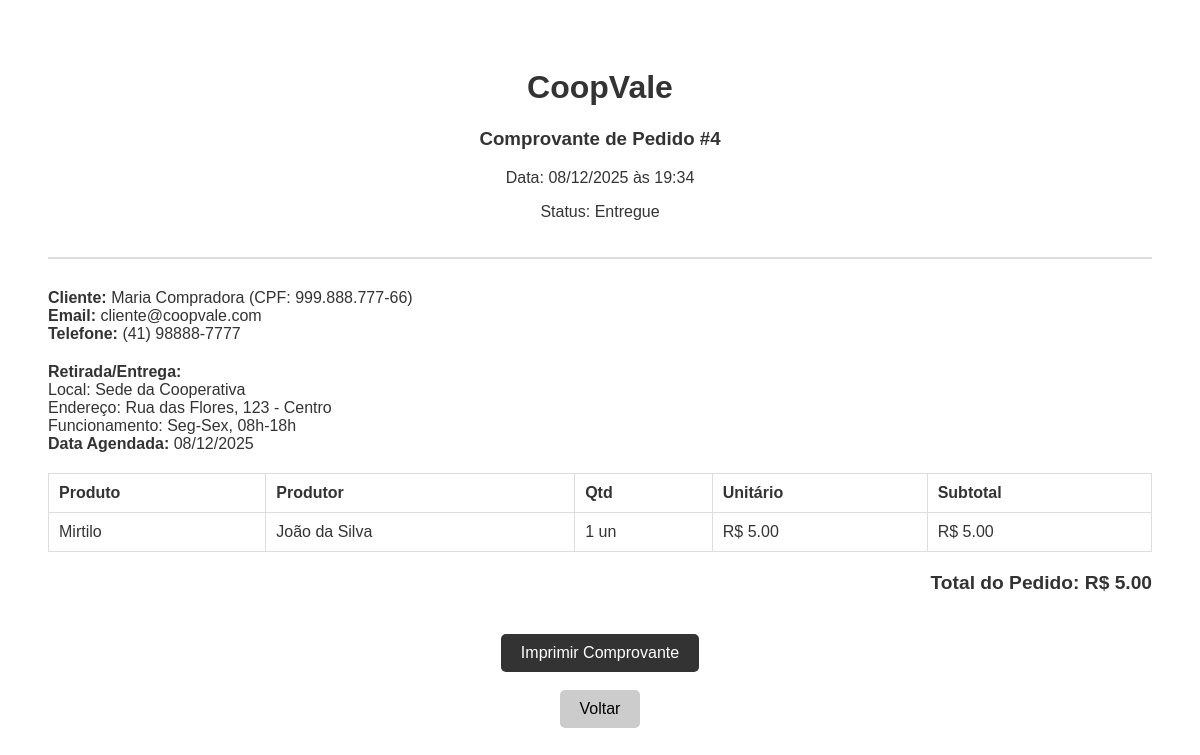
The page /pedidos/comprovante/4 (signed in) on the database its author committed.
### app/models/models.py (models this page shows, shortened)
class Pedido(db.Model):
    id = db.Column(db.Integer, primary_key=True)
    cliente_id = db.Column(db.Integer, db.ForeignKey(
        'cliente.id'), nullable=False)
    data = db.Column(db.DateTime, default=datetime.utcnow)
    status = db.Column(db.String(20), default='Aguardando')
    forma_pagamento = db.Column(db.String(50))
    total = db.Column(db.Float, default=0.0)
    data_agendada = db.Column(db.Date, nullable=True)
    ponto_retirada_id = db.Column(
        db.Integer, db.ForeignKey('ponto_retirada.id'), nullable=True)
    taxa_entrega = db.Column(db.Float, default=0.0)
    regiao_id = db.Column(
        db.Integer, db.ForeignKey('regiao.id'), nullable=True)
    regiao = db.relationship('Regiao')
    ponto_retirada = db.relationship('PontoRetirada')
    itens = db.relationship('ItemPedido', backref='pedido', lazy=True)

class Cliente(db.Model):
    id = db.Column(db.Integer, primary_key=True)
    usuario_id = db.Column(db.Integer, db.ForeignKey(
        "usuario.id"), unique=True, nullable=False)
    nome = db.Column(db.String(100), nullable=False)
    cpf = db.Column(db.String(14))
    telefone = db.Column(db.String(20))
    enderecos_texto = db.Column(db.Text)
    receber_notificacoes = db.Column(db.Boolean, default=True)
    lista_enderecos = db.relationship(
        'Endereco', backref='cliente', lazy=True)
    pedidos = db.relationship('Pedido', backref='cliente', lazy=True)
    produtos_favoritos = db.relationship(
        'Produto', secondary=favoritos, backref='clientes_que_favoritaram')

class Usuario(db.Model, UserMixin):
    id = db.Column(db.Integer, primary_key=True)
    email = db.Column(db.String(120), unique=True, nullable=False)
    senha_hash = db.Column(db.String(255), nullable=False)
    tipo_usuario = db.Column(db.String(20), nullable=False)
    ativo = db.Column(db.Boolean, default=True)
    produtor = db.relationship("Produtor", backref="usuario", uselist=False)
    cliente = db.relationship("Cliente", backref="usuario", uselist=False)
    @property
    def is_active(self):
        return self.ativo

class PontoRetirada(db.Model):
    id = db.Column(db.Integer, primary_key=True)
    nome = db.Column(db.String(100), nullable=False)
    endereco = db.Column(db.String(200), nullable=False)
    horarios = db.Column(db.String(100))

class ItemPedido(db.Model):
    __tablename__ = 'pedidos_itens'
    id = db.Column(db.Integer, primary_key=True)
    pedido_id = db.Column(db.Integer, db.ForeignKey(
        'pedido.id'), nullable=False)
    produto_id = db.Column(db.Integer, db.ForeignKey(
        'produto.id'), nullable=False)
    quantidade = db.Column(db.Integer, nullable=False)
    preco_unitario = db.Column(db.Float, nullable=False)
    produto = db.relationship('Produto')

class Produto(db.Model):
    __tablename__ = 'produto'  # Adicione isso para consistência
    id = db.Column(db.Integer, primary_key=True)
    nome = db.Column(db.String(100), nullable=False)
    descricao = db.Column(db.Text)
    preco = db.Column(db.Float, nullable=False)
    unidade = db.Column(db.String(10))
    estoque = db.Column(db.Integer, default=0)
    imagens = db.Column(db.String(200))
    preco_promocional = db.Column(db.Float, nullable=True)
    quantidade_minima = db.Column(db.Float, default=1.0)
    origem = db.Column(db.String(100), nullable=True)
    info_nutricional = db.Column(db.Text, nullable=True)
    disponivel_inicio = db.Column(db.Date, nullable=True)
    disponivel_fim = db.Column(db.Date, nullable=True)
    produtor_id = db.Column(db.Integer, db.ForeignKey(
        "produtor.id"), nullable=False)
    categoria_id = db.Column(db.Integer, db.ForeignKey(
        "categoria.id"), nullable=False)

class Produtor(db.Model):
    id = db.Column(db.Integer, primary_key=True)
    usuario_id = db.Column(db.Integer, db.ForeignKey(
        "usuario.id"), unique=True, nullable=False)
    nome = db.Column(db.String(100), nullable=False)
    cpf = db.Column(db.String(14))
    telefone = db.Column(db.String(20))
    endereco = db.Column(db.Text)
    certificacoes = db.Column(db.Text)
    produtos = db.relationship("Produto", backref="produtor", lazy=True)
    categorias = db.relationship('Categoria', secondary=produtor_categoria,
                                 lazy='subquery', backref=db.backref('produtores', lazy=True))

### app/blueprints/pedidos/routes.py (the view)
@pedidos_bp.route("/comprovante/<int:pedido_id>")
@login_required
def comprovante(pedido_id):
    pedido = Pedido.query.get_or_404(pedido_id)
    if current_user.tipo_usuario != 'admin' and \
       (current_user.cliente and pedido.cliente_id != current_user.cliente.id) and \
       (current_user.tipo_usuario != 'produtor'):
        flash("Acesso negado.")
        return redirect(url_for('index'))
    return render_template("pedidos/comprovante.html", pedido=pedido)

### app/templates/pedidos/comprovante.html (shortened to what this page needs)
<!DOCTYPE html>
<html lang="pt-br">
<head>
</head>
<body>
    <div class="header">
        <h1>CoopVale</h1>
        <h3>Comprovante de Pedido #{{ pedido.id }}</h3>
        <p>Data: {{ pedido.data.strftime('%d/%m/%Y às %H:%M') }}</p>
        <p>Status: {{ pedido.status }}</p>
    </div>
    <div class="info-group">
        <strong>Cliente:</strong> {{ pedido.cliente.nome }} (CPF: {{ pedido.cliente.cpf or '-' }})<br>
        <strong>Email:</strong> {{ pedido.cliente.usuario.email }}<br>
        <strong>Telefone:</strong> {{ pedido.cliente.telefone }}
    </div>
    <div class="info-group">
        <strong>Retirada/Entrega:</strong><br>
        {% if pedido.ponto_retirada %}
        Local: {{ pedido.ponto_retirada.nome }}<br>
        Endereço: {{ pedido.ponto_retirada.endereco }}<br>
        Funcionamento: {{ pedido.ponto_retirada.horarios }}
        {% else %}
        Local não selecionado.
        {% endif %}
        <br>
        <strong>Data Agendada:</strong> {{ pedido.data_agendada.strftime('%d/%m/%Y') if pedido.data_agendada else 'A
        combinar' }}
    </div>
    <table class="table">
        <thead>
            <tr>
                <th>Produto</th>
                <th>Produtor</th>
                <th>Qtd</th>
                <th>Unitário</th>
                <th>Subtotal</th>
            </tr>
        </thead>
        <tbody>
            {% for item in pedido.itens %}
            <tr>
                <td>{{ item.produto.nome }}</td>
                <td>{{ item.produto.produtor.nome }}</td>
                <td>{{ item.quantidade }} {{ item.produto.unidade }}</td>
                <td>R$ {{ "%.2f"|format(item.preco_unitario) }}</td>
                <td>R$ {{ "%.2f"|format(item.preco_unitario * item.quantidade) }}</td>
            </tr>
            {% endfor %}
        </tbody>
    </table>
    <div class="total">
        Total do Pedido: R$ {{ "%.2f"|format(pedido.total) }}
    </div>
    <div style="margin-top: 40px; text-align: center;">
        <a href="javascript:window.print()" class="btn-print">Imprimir Comprovante</a>
        <br><br>
        <a href="{{ url_for('cliente.painel') }}" class="btn-print" style="background: #ccc; color: black;">Voltar</a>
    </div>
</body>
</html>

### app/templates/pedidos/comprovante.html (style rules this page uses)
body { font-family: Arial, sans-serif; padding: 40px; color: #333; }
.header { text-align: center; border-bottom: 2px solid #ddd; padding-bottom: 20px; margin-bottom: 30px; }
.info-group { margin-bottom: 20px; }
.table { width: 100%; border-collapse: collapse; margin-top: 20px; }
.table th, .table td { border: 1px solid #ddd; padding: 10px; text-align: left; }
.total { text-align: right; font-size: 1.2em; font-weight: bold; margin-top: 20px; }
.btn-print { background: #333; color: white; padding: 10px 20px; text-decoration: none; border-radius: 5px; display: inline-block; }

### rows shown on the page
Pedido: id "4", data "08/12/2025 às 19:34", status "Entregue", data_agendada "08/12/2025", total "5.00"
Cliente: cliente.nome "Maria Compradora", cliente "999.888.777-66", cliente.telefone "(41) 98888-7777"
Usuario: cliente.usuario.email "cliente@coopvale.com"
PontoRetirada: ponto_retirada.nome "Sede da Cooperativa", ponto_retirada.endereco "Rua das Flores, 123 - Centro", ponto_retirada.horarios "Seg-Sex, 08h-18h"
ItemPedido: produto.nome "Mirtilo", produto.produtor.nome "João da Silva", quantidade "1", produto.unidade "un", preco_unitario "5.00", item.preco_unitario*item.quantidade "5.00"
